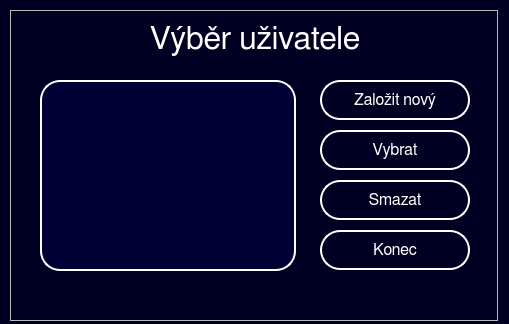
<?xml version="1.0" encoding="UTF-8"?>
<ui version="4.0">
 <class>Users_menu</class>
 <widget class="QWidget" name="Users_menu">
  <property name="geometry">
   <rect>
    <x>0</x>
    <y>0</y>
    <width>509</width>
    <height>324</height>
   </rect>
  </property>
  <property name="windowTitle">
   <string>Form</string>
  </property>
  <property name="styleSheet">
   <string notr="true">QWidget#Users_menu {
background-color: rgb(0, 0, 34);
}

QLabel#Instructions {
color: rgb(255, 255, 255);
font: 24pt &quot;FreeSans&quot;;
}

QLabel#Label_error_message{
color: rgb(255, 0, 0);
font: 10pt &quot;FreeSans&quot;;
}

QPushButton#Button_Select{
color: rgb(255, 255, 255);
border-color: rgb(255, 255, 255);
border: 2px solid rgb(255, 255, 255);
border-radius: 20px;
font: 12pt &quot;FreeSans&quot;;
}

QPushButton#Button_Delete{
color: rgb(255, 255, 255);
border-color: rgb(255, 255, 255);
border: 2px solid rgb(255, 255, 255);
border-radius: 20px;
font: 12pt &quot;FreeSans&quot;;
}

QPushButton#Button_Create{
color: rgb(255, 255, 255);
border-color: rgb(255, 255, 255);
border: 2px solid rgb(255, 255, 255);
border-radius: 20px;
font: 12pt &quot;FreeSans&quot;;
}

QListWidget#Users{
color: rgb(255, 255, 255);
font: 14pt &quot;FreeSans&quot;;
border: 2px solid rgb(255, 255, 255);
background-color: rgb(0, 0, 53);
border-radius: 20px;
padding-left: 10px;
padding-right: 10px;
padding-top: 20px
}

QPushButton#Button_Cancel{
color: rgb(255, 255, 255);
border-color: rgb(255, 255, 255);
border: 2px solid rgb(255, 255, 255);
border-radius: 20px;
font: 12pt &quot;FreeSans&quot;;
}

QPushButton:hover#Button_Create{
border: 3px solid rgb(255, 255, 255);
background-color: rgb(0, 0, 53);
}

QPushButton:hover#Button_Delete{
border: 3px solid rgb(255, 255, 255);
background-color: rgb(0, 0, 53);
}

QPushButton:hover#Button_Select{
border: 3px solid rgb(255, 255, 255);
background-color: rgb(0, 0, 53);
}

QPushButton:hover#Button_Cancel{
border: 3px solid rgb(255, 255, 255);
background-color: rgb(0, 0, 53);
}

QListWidget:hover#Users{
border: 3px solid rgb(255, 255, 255);
}</string>
  </property>
  <widget class="QFrame" name="frame">
   <property name="geometry">
    <rect>
     <x>10</x>
     <y>10</y>
     <width>488</width>
     <height>311</height>
    </rect>
   </property>
   <property name="frameShape">
    <enum>QFrame::StyledPanel</enum>
   </property>
   <property name="frameShadow">
    <enum>QFrame::Raised</enum>
   </property>
   <widget class="QLabel" name="Label_error_message">
    <property name="geometry">
     <rect>
      <x>40</x>
      <y>269</y>
      <width>411</width>
      <height>31</height>
     </rect>
    </property>
    <property name="font">
     <font>
      <family>FreeSans</family>
      <pointsize>10</pointsize>
      <weight>50</weight>
      <italic>false</italic>
      <bold>false</bold>
     </font>
    </property>
    <property name="styleSheet">
     <string notr="true"/>
    </property>
    <property name="text">
     <string/>
    </property>
   </widget>
   <widget class="QPushButton" name="Button_Select">
    <property name="enabled">
     <bool>true</bool>
    </property>
    <property name="geometry">
     <rect>
      <x>310</x>
      <y>120</y>
      <width>150</width>
      <height>40</height>
     </rect>
    </property>
    <property name="font">
     <font>
      <family>FreeSans</family>
      <pointsize>12</pointsize>
      <weight>50</weight>
      <italic>false</italic>
      <bold>false</bold>
     </font>
    </property>
    <property name="cursor">
     <cursorShape>PointingHandCursor</cursorShape>
    </property>
    <property name="styleSheet">
     <string notr="true"/>
    </property>
    <property name="text">
     <string>Vybrat</string>
    </property>
   </widget>
   <widget class="QPushButton" name="Button_Cancel">
    <property name="geometry">
     <rect>
      <x>310</x>
      <y>220</y>
      <width>150</width>
      <height>40</height>
     </rect>
    </property>
    <property name="font">
     <font>
      <family>FreeSans</family>
      <pointsize>12</pointsize>
      <weight>50</weight>
      <italic>false</italic>
      <bold>false</bold>
     </font>
    </property>
    <property name="cursor">
     <cursorShape>PointingHandCursor</cursorShape>
    </property>
    <property name="styleSheet">
     <string notr="true"/>
    </property>
    <property name="text">
     <string>Konec</string>
    </property>
   </widget>
   <widget class="QLabel" name="Instructions">
    <property name="geometry">
     <rect>
      <x>140</x>
      <y>10</y>
      <width>221</width>
      <height>39</height>
     </rect>
    </property>
    <property name="font">
     <font>
      <family>FreeSans</family>
      <pointsize>24</pointsize>
      <weight>50</weight>
      <italic>false</italic>
      <bold>false</bold>
     </font>
    </property>
    <property name="styleSheet">
     <string notr="true"/>
    </property>
    <property name="text">
     <string>Výběr uživatele</string>
    </property>
   </widget>
   <widget class="QListWidget" name="Users">
    <property name="geometry">
     <rect>
      <x>30</x>
      <y>70</y>
      <width>256</width>
      <height>191</height>
     </rect>
    </property>
   </widget>
   <widget class="QPushButton" name="Button_Create">
    <property name="enabled">
     <bool>true</bool>
    </property>
    <property name="geometry">
     <rect>
      <x>310</x>
      <y>70</y>
      <width>150</width>
      <height>40</height>
     </rect>
    </property>
    <property name="font">
     <font>
      <family>FreeSans</family>
      <pointsize>12</pointsize>
      <weight>50</weight>
      <italic>false</italic>
      <bold>false</bold>
     </font>
    </property>
    <property name="cursor">
     <cursorShape>PointingHandCursor</cursorShape>
    </property>
    <property name="styleSheet">
     <string notr="true"/>
    </property>
    <property name="text">
     <string>Založit nový</string>
    </property>
   </widget>
   <widget class="QPushButton" name="Button_Delete">
    <property name="enabled">
     <bool>true</bool>
    </property>
    <property name="geometry">
     <rect>
      <x>310</x>
      <y>170</y>
      <width>150</width>
      <height>40</height>
     </rect>
    </property>
    <property name="font">
     <font>
      <family>FreeSans</family>
      <pointsize>12</pointsize>
      <weight>50</weight>
      <italic>false</italic>
      <bold>false</bold>
     </font>
    </property>
    <property name="cursor">
     <cursorShape>PointingHandCursor</cursorShape>
    </property>
    <property name="styleSheet">
     <string notr="true"/>
    </property>
    <property name="text">
     <string>Smazat</string>
    </property>
   </widget>
  </widget>
 </widget>
 <resources/>
 <connections/>
</ui>
